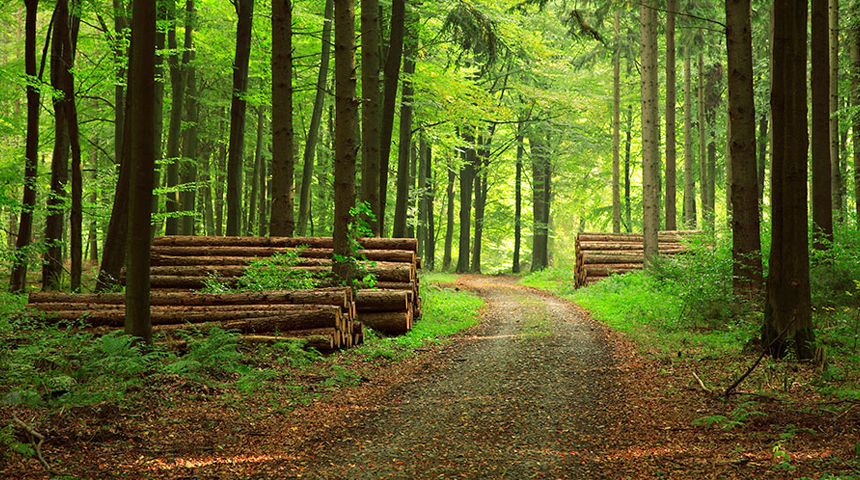
#> input picture Lab/Lab 6/Tugas Lab 6 Images/gambar/histogram/forest1.jpg, 860 x 480 px
$ jupyter execute --allow-errors Lab6_MuhammadIrfanJunaidi_1906293202.ipynb
#> lines starting #> are read from the running program, lines starting #| are printed output that depends on the picture; after the words box and inside, x2 and y2 are one past the last pixel; in counts of white or black regions, pixels touching at a corner belong together
[cell 1]
import cv2
import os
from matplotlib import pyplot as plt
import numpy as np
from skimage import io, color

## **1. [30] Image Histogram**
### Diberikan dua buah kelas citra yaitu kelas hutan dan juga lautan yang terdiri dari masing-masing 4 citra untuk kedua kelas.


### Lakukan pengklasifikasian kedua buah citra ke dalam kelas yang sesuai dengan menggunakan fitur image histogramnya.

### a. [20] Buatlah method predict yang menerima parameter nama_file dan mengembalikan output “hutan” untuk citra yang tergolong sebagai hutan dan lautan untuk citra yang tergolong sebagai lautan. Method predict yang dibuat **wajib** menggunakan fitur berupa image histogram. Pengecekan dan ekstraksi fitur yang dilakukan pada setiap citra harus di automasi, **tidak boleh di-hardcode** untuk tiap citra.

[cell 2]
"""Proses Mencari Feature"""

forest = io.imread("Tugas Lab 6 Images/gambar/histogram/forest1.jpg")
#> forest is the input picture: shape (480, 860, 3); mean R, G, B 90.9, 97.7, 36.3
sea = io.imread("Tugas Lab 6 Images/gambar/histogram/sea1.jpg")
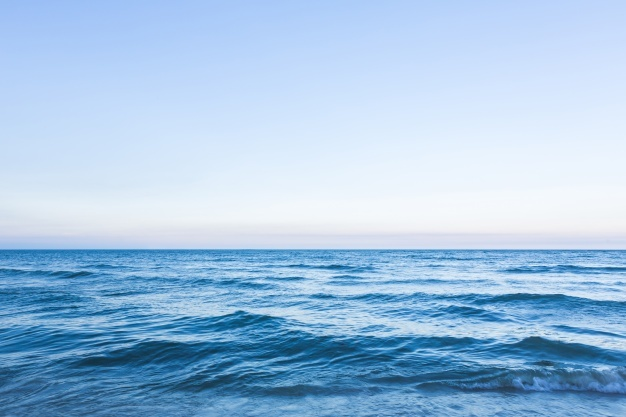
#> input picture Lab/Lab 6/Tugas Lab 6 Images/gambar/histogram/sea1.jpg, 626 x 417 px
#> sea is the input picture: shape (417, 626, 3); mean R, G, B 161.1, 193.9, 224.5

# Convert to HSV
forestHSV = color.rgb2hsv(forest)
#> forestHSV: shape (480, 860, 3) float64; mean of channels 0, 1, 2 0.17, 0.682, 0.418
seaHSV = color.rgb2hsv(sea)
#> seaHSV: shape (417, 626, 3) float64; mean of channels 0, 1, 2 0.585, 0.32, 0.88

# Get Hue Channel
forestH = forestHSV[:, :, 0]
seaH = seaHSV[:, :, 0]

# Show image
plt.figure(figsize=(20,10))

plt.subplot(2, 2, 1); plt.title('Forest Image'); plt.imshow(forestH, cmap="hsv"); plt.axis('off')
plt.subplot(2, 2, 2); plt.title('Sea Image'); plt.imshow(seaH, cmap="hsv"); plt.axis('off')
plt.subplot(2, 2, 3); plt.title('Forest Histogram'); plt.hist(forestH.flatten());
plt.subplot(2, 2, 4); plt.title('Sea Histogram'); plt.hist(seaH.flatten());
plt.show()
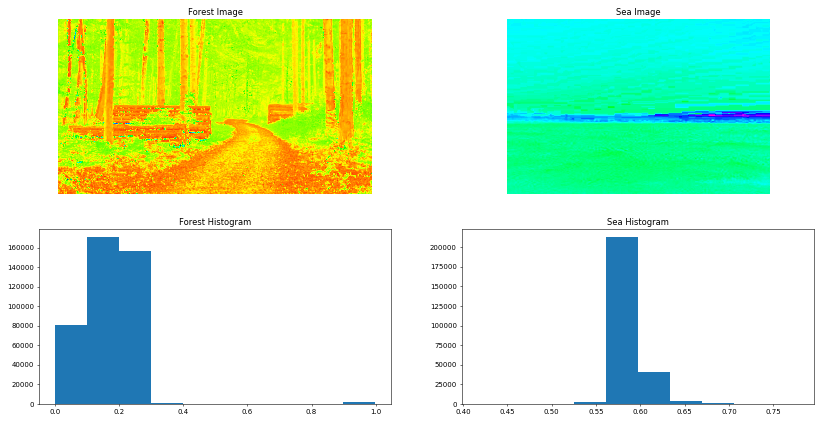
#> figure drawn by matplotlib, 4 panels; panel 3: tallest bar 170862 high, from x = 0.0999 to 0.2; panel 4: tallest bar 212596 high, from x = 0.561 to 0.597

print("Forest Hue < 0.5: ", (forestH.flatten() < 0.5).sum())
#| Forest Hue < 0.5:  410242
print("Forest Hue >= 0.5: ", (forestH.flatten() >= 0.5).sum())
#| Forest Hue >= 0.5:  2558
print("Sea Hue < 0.5: ", (seaH.flatten() < 0.5).sum())
#| Sea Hue < 0.5:  2
print("Sea Hue >= 0.5: ", (seaH.flatten() >= 0.5).sum())
#| Sea Hue >= 0.5:  261040

[cell 3]
def predict(file_name):
    img = io.imread(file_name)
    hue = color.rgb2hsv(img)[:, :, 0].flatten()
    hueL = (hue < 0.5).sum()
#> hueL = 410242
    hueH = (hue >= 0.5).sum()
#> hueH = 2558
    # lebih banyak hue rendah, prediksi sebagai hutan
    if hueL > hueH:
        return 'hutan'
    else:
        return 'laut'

folder = 'Tugas Lab 6 Images/gambar/histogram'
for filename in os.listdir(folder):
    filename = f'{folder}/{filename}'
    print(f'image {filename} predicted as {predict(filename)}')

### b. [10] Jelaskan fitur yang telah Anda buat pada bagian a dan alasan Anda memilih fitur tersebut.

Fitur yang dipilih untuk memprediksi apakah suatu citra merupakan hutan atau laut adalah banyaknya Hue yang kurang atau lebih dari 0.5 dari citra yang bersangkutan setelah diubah menjadi citra HSV. Feature Hue citra digunakan karena dalam menentukan hutan atau laut lebih mudah menggunakan warna dan Channel Hue pada HSV menentukan warna dari suatu pixel. Berdasarkan proses pencarian fitur pada bagian a, didapat bahwa citra forest memiliki hue yang banyak di bawah nilai 0.5. Sedangkan, pada citra sea sebagian besar hue terdapat diatas 0.5. Sehingga branching yang dipilih untuk prediksi berdasarkan nilai Hue kurang atau lebih dari 0.5.

## **2. [30] Hough Transformation**
### Diberikan dua buah kelas citra yaitu kelas segitiga siku siku dan juga segitiga sama sisi yang terdiri dari masing-masing 4 citra untuk kedua kelas. (Asumsikan posisi segitiga yang mungkin hanya sesuai citra yang diberikan pada dataset, tidak ada miring 10° atau semacamnya)


### a. [20] Gunakan hasil hough transformation yang telah didapatkan sebagai fitur untuk mengklasifikasikan apakah citra tersebut merupakan segitiga siku siku atau segitiga sama sisi. Manfaatkan variabel theta yang ada pada template lab untuk menentukannya. Anda dapat menggunakan cv2.HoughLines seperti yang dijabarkan pada tutorial.

> (Hint: Cek dalam skala apa theta dikembalikan oleh fungsi HoughLines)

[cell 4]
sama = cv2.imread('Tugas Lab 6 Images/gambar/segitiga/sama sisi 1.jpg')
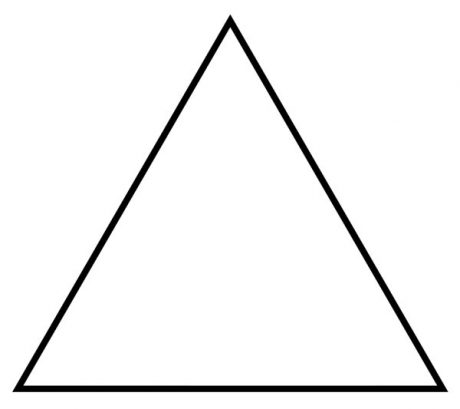
#> input picture Lab/Lab 6/Tugas Lab 6 Images/gambar/segitiga/sama sisi 1.jpg, 460 x 409 px
#> sama is the input picture: shape (409, 460, 3); min 0, max 255, mean 243.9
sama_ori = np.copy(sama)

siku = cv2.imread('Tugas Lab 6 Images/gambar/segitiga/siku siku 1.jpg')
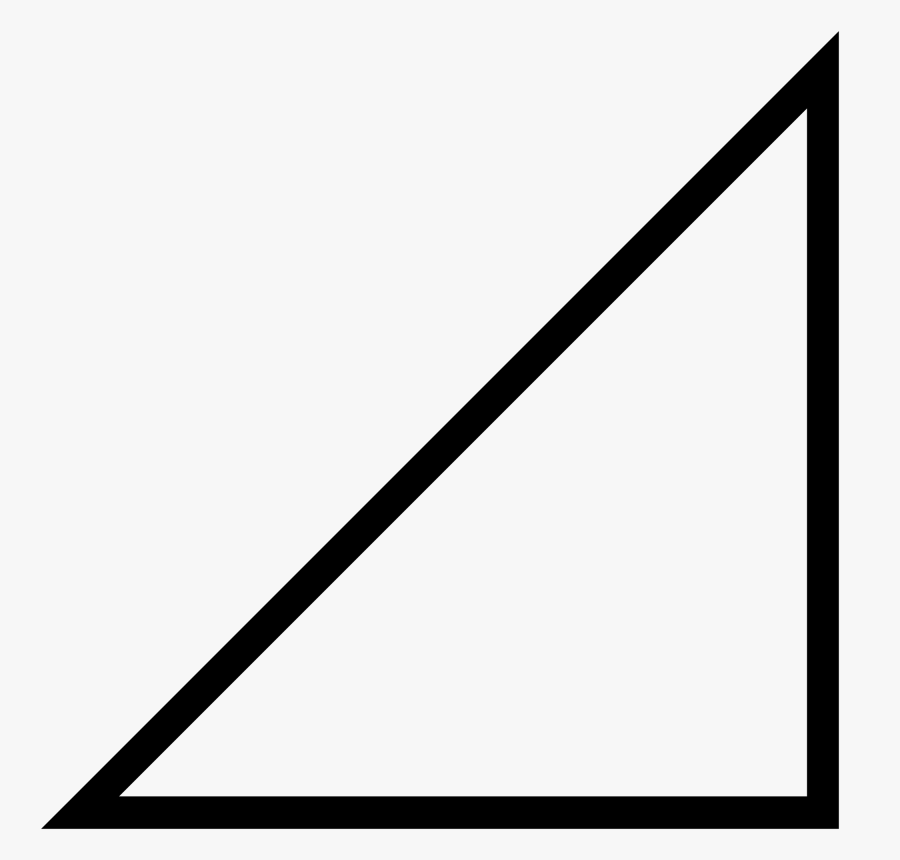
#> input picture Lab/Lab 6/Tugas Lab 6 Images/gambar/segitiga/siku siku 1.jpg, 900 x 860 px
#> siku is the input picture: shape (860, 900, 3); min 0, max 247, mean 221
siku_ori = np.copy(siku)

def process(img):
    thetas = set()
    # convert image to gray
    gray = (color.rgb2gray(img) * 255).astype(np.uint8)
    # find all of the edges using canny
    edges = cv2.Canny(gray, 50, 150, apertureSize=3)
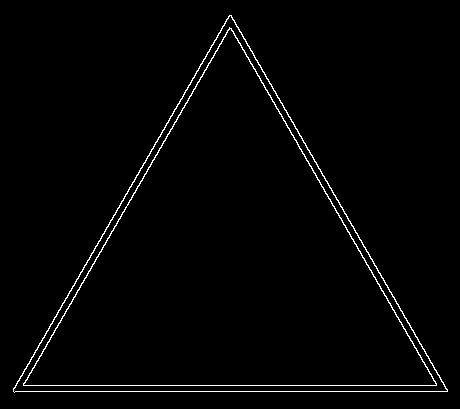
#> edges: shape (409, 460); 1.7% white in thin lines or dots, all inside (x1, y1, x2, y2) = (13, 15, 448, 393)
    # find all of the lines using hough transformation
    lines = cv2.HoughLines(edges, 1, np.pi/180, 200)
#> lines = [[-192, 2.62], [206, 0.524], [391, 1.57], [385, 1.57], [212, 0.524], [-186, 2.62]]
    # plotting line
    for line in lines:
        for rho, theta in line:
            a = np.cos(theta)
            b = np.sin(theta)
            x0 = a*rho
            y0 = b*rho
            x1 = int(x0 + 1000*(-b))
            y1 = int(y0 + 1000*(a))
            x2 = int(x0 - 1000*(-b))
            y2 = int(y0 - 1000*(a))
            cv2.line(img, (x1,y1), (x2,y2), (255,0,0), 2)
            # Convert theta to degrees
            res = np.round(theta * 180/np.pi)
            # Add theta to set
            thetas.add(res if res <= 90 else res - 180)
#> this loop made 6 passes
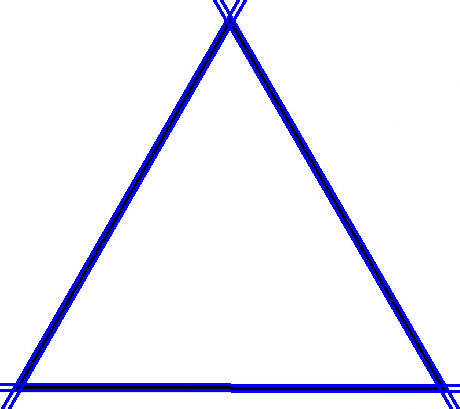
#> img: shape (409, 460, 3); 4.77% of pixels changed, all inside (x1, y1, x2, y2) = (0, 0, 460, 409)
#> after the loop, thetas = 3 items
    return thetas

print("Theta Sama Sisi:", process(sama))
#| Theta Sama Sisi: {-30.0, 90.0, 30.0}
print("Theta Siku Siku:", process(siku))
#> in process (call 2), `edges = cv2.Canny(gray, 50, 150, apertureSize=3)`:
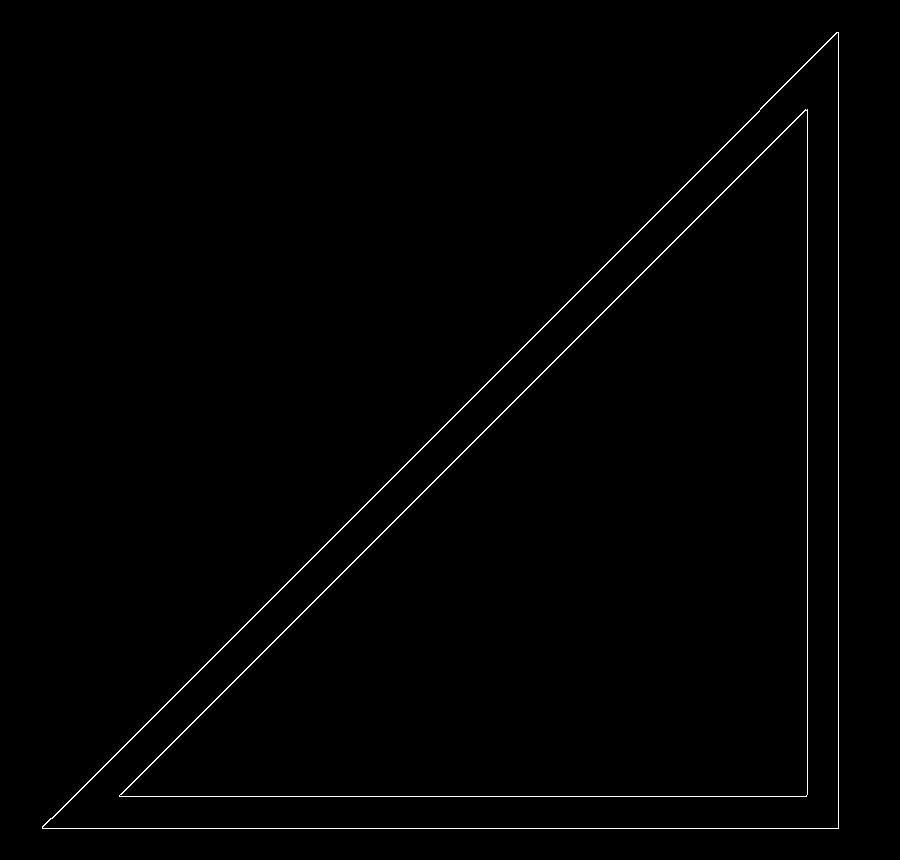
#> edges: shape (860, 900); 0.77% white in thin lines or dots, all inside (x1, y1, x2, y2) = (42, 32, 839, 829)
#> in process (call 2), `lines = cv2.HoughLines(edges, 1, np.pi/180, 200)`: lines = [[614, 0.785], [838, 0], [828, 1.57], [646, 0.785], [796, 1.57], [807, 0]]
#> the loop in process (call 2), `for line in lines:` made 6 passes
#> after the loop in process (call 2), `for line in lines:`:
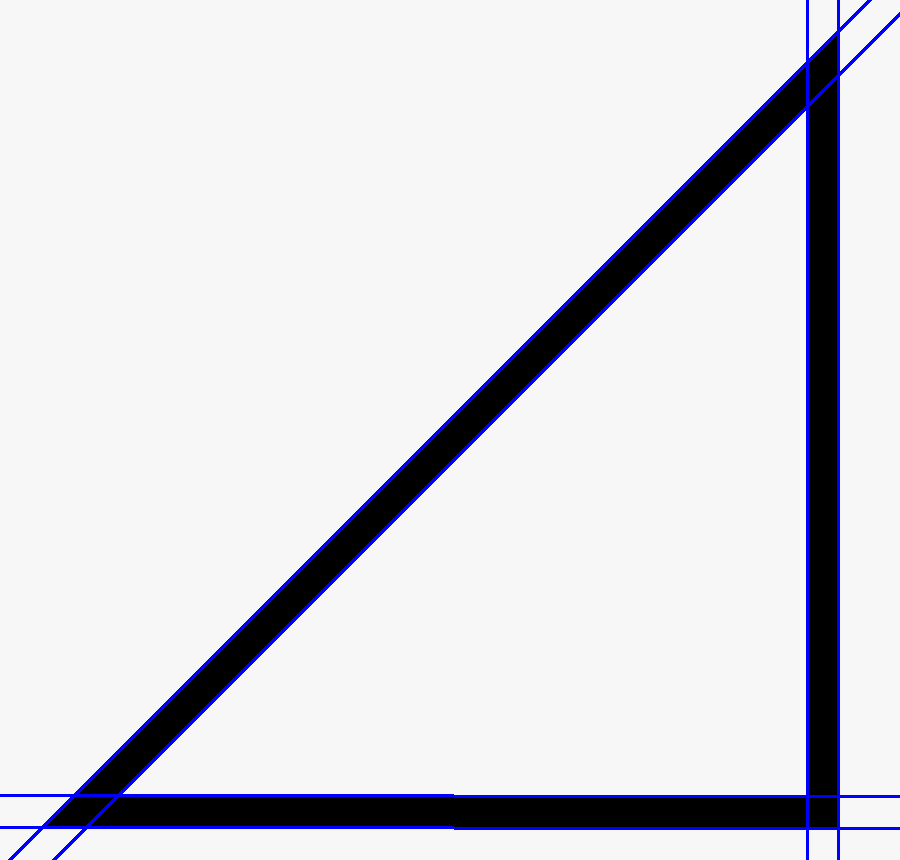
#> img: shape (860, 900, 3); 2.45% of pixels changed, all inside (x1, y1, x2, y2) = (0, 0, 900, 860)
#| Theta Siku Siku: {0.0, 90.0, 45.0}

# Show image
plt.figure(figsize=(10,10))

plt.subplot(2,2,1); plt.title('Sama Ori'); plt.imshow(sama_ori); plt.axis('off')
plt.subplot(2,2,2); plt.title('Sama Hough'); plt.imshow(sama); plt.axis('off')
plt.subplot(2,2,3); plt.title('Siku Ori'); plt.imshow(siku_ori); plt.axis('off')
plt.subplot(2,2,4); plt.title('Siku Hough'); plt.imshow(siku); plt.axis('off')
plt.show()
#> figure, not shown here; B, G, R data is drawn as R, G, B

[cell 5]
def predict2(file_name):
    img = cv2.imread(file_name)
    thetas = process(img)
#> thetas = 3 items
    angles = set()

    # Get all angles inside the triangle
    for theta in thetas:
        for other in thetas.difference([theta]):
            diff = np.absolute(theta - other)
            angles.add(diff if diff < 90 else 180 - diff)
#> this loop made 3 passes
#> theta on passes 1 to 3: -30, 90, 30
#> after the loop, angles = 1 item

    if angles == {60.0}:
        return "Sama Sisi"
    elif angles == {45.0, 90.0}:
        return "Siku Siku"
    else:
        return "Sembarang/Bukan Segitiga"

folder = 'Tugas Lab 6 Images/gambar/segitiga'
for filename in os.listdir(folder):
    filename = f'{folder}/{filename}'
    print(f'image {filename} predicted as {predict2(filename)}')

### b. [10] Jelaskan lebih detail tentang parameter yang anda gunakan sebagai argumen dan fitur yang Anda ekstraksi pada bagian a dan.

Untuk mengidentifikasi Segitiga Sama Sisi atau Segitiga Siku Siku, dicari sudut antara dua garis pada segitiga. Pertama akan diambil theta dari tiap garis yang unik. Kemudian, untuk setiap theta yang ada, akan diambil perbedaannya sehingga didapat sudut yang diapit oleh kedua garis. Terakhir, dilakukan pengecekan apakah sudut-sudut yang diapit termasuk pada sudut yang ada pada segitiga sama sisi, segitiga siku siku, atau bahkan bukan keduanya.

## **3.  [40] Template Matching**
### Diberikan citra ‘pertandingan 1.jpg’, ‘pertandingan 2.jpg’ dan ‘bola.jpg’


### a. [15] Lakukan dan tampilkan hasil template matching dengan berbagai threshold pada kedua gambar! Anda bisa menggunakan library OpenCV/Skimage/lainnya.

[cell 6]
# Import citra yang dibutuhkan
p1 = cv2.cvtColor(cv2.imread('Tugas Lab 6 Images/gambar/template matching/pertandingan 1.jpeg'), cv2.COLOR_BGR2RGB)
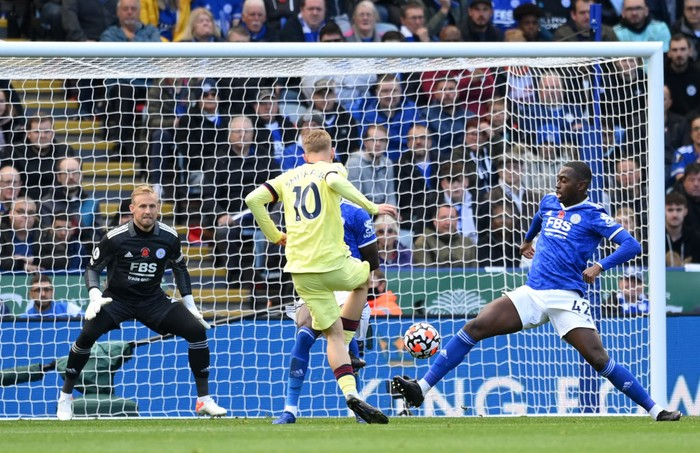
#> input picture Lab/Lab 6/Tugas Lab 6 Images/gambar/template matching/pertandingan 1.jpeg, 700 x 453 px
p2 = cv2.cvtColor(cv2.imread('Tugas Lab 6 Images/gambar/template matching/pertandingan 2.jpeg'), cv2.COLOR_BGR2RGB)
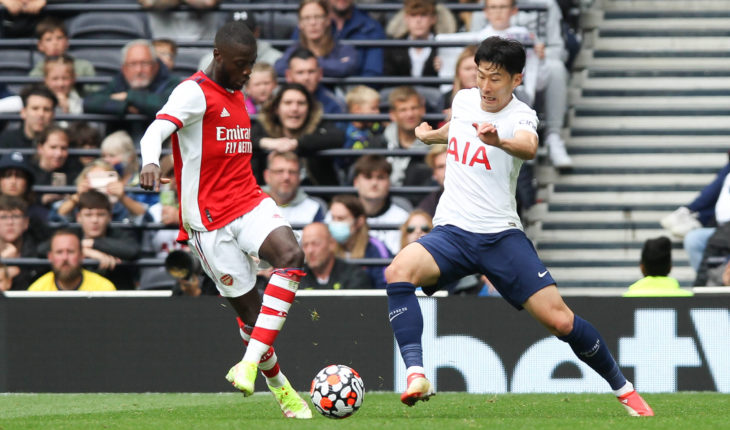
#> input picture Lab/Lab 6/Tugas Lab 6 Images/gambar/template matching/pertandingan 2.jpeg, 730 x 430 px
#> (the rest of this cell did not finish here and is left out)
